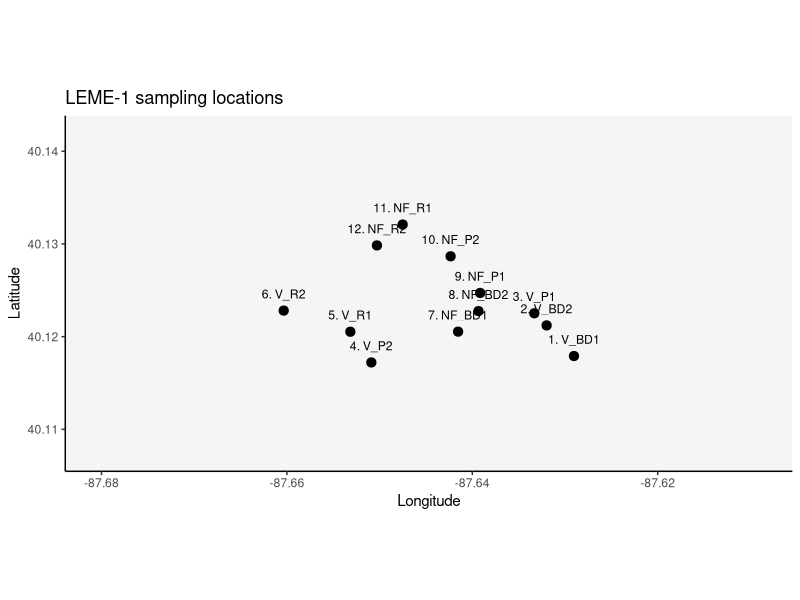
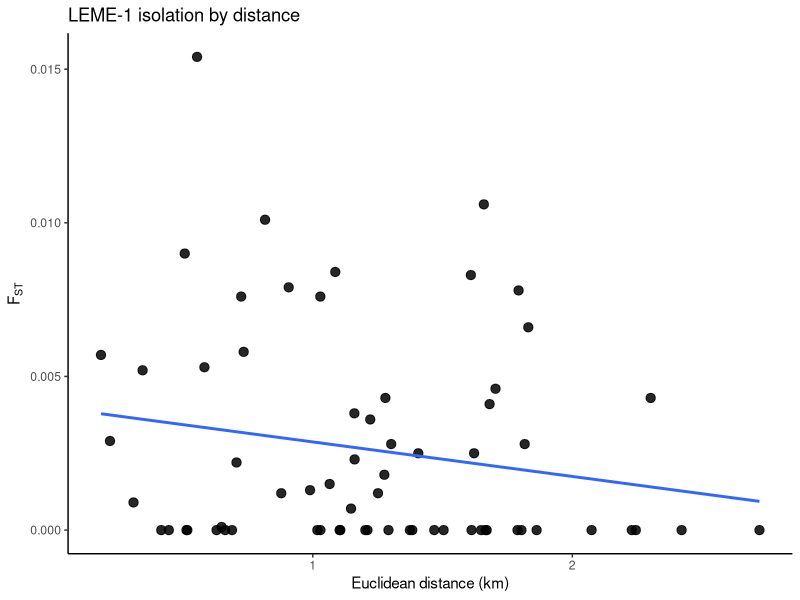

Write R code to recreate these figures, in order. (Note: this script raises an error after producing the figures.)
# ========================================
# LEME-1
# Lepomis megalotis
# longear sunfish
#
# Smith 2016 thesis:
# "Low-Head Dams on Habitat, Fish Functional Guilds and Genetic Structuring in a Midwestern River System"
#
# Exact site coordinates from Appendix Table I
# Pairwise LOS FST values from Table 2.5
# ========================================

library(ggplot2)
library(geosphere)
library(maps)

study_code <- "LEME-1"

base_dir <- "/Users/johnmccall/Library/CloudStorage/OneDrive-TheOhioStateUniversity/Spring_2026/Landgen_DGS/DGS-Patterns-of-Fish-Diversity/DGS-Patterns-of-Fish-Diversity/Objective 2/Data/LEME-1"
data_dir <- file.path(base_dir, "data")

dir.create(base_dir, recursive = TRUE, showWarnings = FALSE)
dir.create(data_dir, recursive = TRUE, showWarnings = FALSE)

# -----------------------------
# 1) exact site coordinates
# Appendix Table I
# Site order matches Table 2.5 exactly
# -----------------------------
LEME_1_coords <- data.frame(
  site_id = as.character(1:12),
  lat = c(
    40.117908, 40.121214, 40.122522, 40.117217, 40.120531, 40.122811,
    40.120542, 40.122756, 40.124717, 40.128669, 40.132097, 40.129844
  ),
  lon = c(
    -87.629033, -87.631983, -87.633308, -87.650892, -87.653156, -87.660347,
    -87.641531, -87.639333, -87.639153, -87.642339, -87.647511, -87.650286
  ),
  stringsAsFactors = FALSE
)

site_lookup <- data.frame(
  site_id = as.character(1:12),
  site_code = c(
    "V_BD1", "V_BD2", "V_P1", "V_P2", "V_R1", "V_R2",
    "NF_BD1", "NF_BD2", "NF_P1", "NF_P2", "NF_R1", "NF_R2"
  ),
  river = c(
    rep("Vermilion", 6),
    rep("North Fork Vermilion", 6)
  ),
  location = c(
    "below dam", "below dam", "pool", "pool", "river", "river",
    "below dam", "below dam", "pool", "pool", "river", "river"
  ),
  stringsAsFactors = FALSE
)

# -----------------------------
# 2) helper
# fill symmetric matrix from lower triangle values
# -----------------------------
fill_sym_from_lower <- function(pops, vals, diag_val = 0) {
  n <- length(pops)
  stopifnot(length(vals) == n * (n - 1) / 2)

  mat <- matrix(
    0,
    nrow = n,
    ncol = n,
    dimnames = list(pops, pops)
  )

  k <- 1
  for (i in 2:n) {
    for (j in 1:(i - 1)) {
      mat[i, j] <- vals[k]
      mat[j, i] <- vals[k]
      k <- k + 1
    }
  }

  diag(mat) <- diag_val
  mat
}

# -----------------------------
# 3) pairwise FST matrix
# LOS values from Table 2.5
# negatives set to 0 per workflow
# order:
# V_BD1, V_BD2, V_P1, V_P2, V_R1, V_R2,
# NF_BD1, NF_BD2, NF_P1, NF_P2, NF_R1, NF_R2
# -----------------------------
fst_vals <- c(
  -0.0032,
  -0.0015,  0.0057,
  -0.0040, -0.0028,  0.0083,
  -0.0064, -0.0020,  0.0046, -0.0057,
  -0.0021, -0.0023,  0.0043, -0.0008, -0.0049,
  -0.0015,  0.0101,  0.0058,  0.0012,  0.0013,  0.0025,
  -0.0025,  0.0001, -0.0011,  0.0023, -0.0020, -0.0034,  0.0009,
   0.0007,  0.0076,  0.0154,  0.0028,  0.0043,  0.0028,  0.0090,  0.0029,
  -0.0026, -0.0010,  0.0076, -0.0023, -0.0006, -0.0001,  0.0079,  0.0022, -0.0003,
  -0.0028,  0.0078, -0.0029,  0.0041, -0.0007, -0.0017, -0.0039,  0.0012,  0.0084,  0.0053,
  -0.0052,  0.0066,  0.0106,  0.0025,  0.0015,  0.0038,  0.0018,  0.0036, -0.0011, -0.0031,  0.0052
)

LEME_1_fst <- fill_sym_from_lower(
  pops = LEME_1_coords$site_id,
  vals = fst_vals,
  diag_val = 0
)

LEME_1_fst[LEME_1_fst < 0] <- 0
diag(LEME_1_fst) <- 0

# -----------------------------
# 4) geographic distance matrix
# straight-line distance among exact site coordinates
# -----------------------------
geo_dist_km <- geosphere::distm(
  x = as.matrix(LEME_1_coords[, c("lon", "lat")]),
  fun = geosphere::distHaversine
) / 1000

rownames(geo_dist_km) <- LEME_1_coords$site_id
colnames(geo_dist_km) <- LEME_1_coords$site_id

# -----------------------------
# 5) IBD dataframe
# -----------------------------
ibd_df <- data.frame(
  site1 = rownames(LEME_1_fst)[row(LEME_1_fst)[upper.tri(LEME_1_fst)]],
  site2 = colnames(LEME_1_fst)[col(LEME_1_fst)[upper.tri(LEME_1_fst)]],
  fst = LEME_1_fst[upper.tri(LEME_1_fst)],
  dist_km = geo_dist_km[upper.tri(geo_dist_km)],
  stringsAsFactors = FALSE
)

ibd_df$site1_code <- site_lookup$site_code[match(ibd_df$site1, site_lookup$site_id)]
ibd_df$site2_code <- site_lookup$site_code[match(ibd_df$site2, site_lookup$site_id)]

# -----------------------------
# 6) map
# tight local extent around exact sites
# -----------------------------
state_map <- map_data("state")
plot_sites <- merge(LEME_1_coords, site_lookup, by = "site_id", sort = FALSE)

lon_rng <- range(plot_sites$lon, na.rm = TRUE)
lat_rng <- range(plot_sites$lat, na.rm = TRUE)

x_pad <- max(0.02, diff(lon_rng) * 0.20)
y_pad <- max(0.01, diff(lat_rng) * 0.25)

xlim_use <- c(lon_rng[1] - x_pad, lon_rng[2] + x_pad)
ylim_use <- c(lat_rng[1] - y_pad, lat_rng[2] + y_pad)

ggplot() +
  geom_polygon(
    data = state_map,
    aes(x = long, y = lat, group = group),
    fill = "grey96",
    color = "grey55",
    linewidth = 0.25
  ) +
  geom_point(
    data = plot_sites,
    aes(x = lon, y = lat),
    size = 2.8
  ) +
  geom_text(
    data = plot_sites,
    aes(x = lon, y = lat, label = paste0(site_id, ". ", site_code)),
    nudge_y = 0.0018,
    size = 3.1
  ) +
  coord_fixed(
    xlim = xlim_use,
    ylim = ylim_use
  ) +
  theme_classic() +
  labs(
    x = "Longitude",
    y = "Latitude",
    title = "LEME-1 sampling locations"
  )


# -----------------------------
# 7) IBD plot
# -----------------------------
 ggplot(ibd_df, aes(x = dist_km, y = fst)) +
  geom_point(size = 2.8, alpha = 0.85) +
  geom_smooth(method = "lm", se = FALSE) +
  theme_classic() +
  labs(
    x = "Euclidean distance (km)",
    y = expression(F[ST]),
    title = "LEME-1 isolation by distance"
  )



# -----------------------------
# 8) checks + save
# -----------------------------
stopifnot(identical(rownames(LEME_1_fst), LEME_1_coords$site_id))
stopifnot(identical(colnames(LEME_1_fst), LEME_1_coords$site_id))
stopifnot(isTRUE(all.equal(LEME_1_fst, t(LEME_1_fst))))
stopifnot(isTRUE(all.equal(geo_dist_km, t(geo_dist_km))))

save(
  LEME_1_fst,
  LEME_1_coords,
  file = file.path(data_dir, "LEME-1.RData")
)
